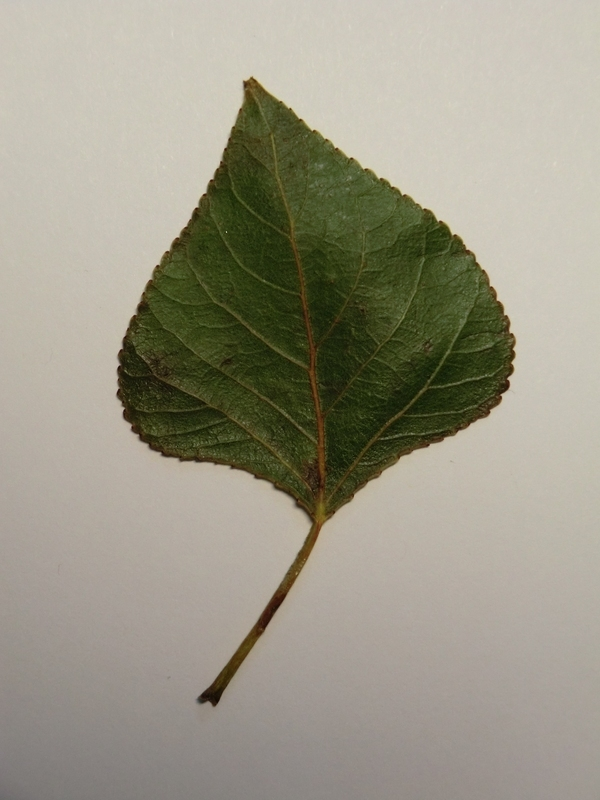
#> input picture Domasni/DomasnaRabota3/database/11269.jpg, 600 x 800 px
$ python DomasnaRabota3.23.py
#> lines starting #> are read from the running program, lines starting #| are printed output that depends on the picture; after the words box and inside, x2 and y2 are one past the last pixel; in counts of white or black regions, pixels touching at a corner belong together
import cv2
import numpy as np

img = cv2.imread('database/11269.jpg')
#> img is the input picture: shape (800, 600, 3); mean B, G, R 134.7, 151.2, 154.9
cv2.imshow('Original Image', img)
gray = cv2.cvtColor(img, cv2.COLOR_BGR2GRAY)
ret, thresh = cv2.threshold(gray, 0, 255, cv2.THRESH_BINARY_INV + cv2.THRESH_OTSU)
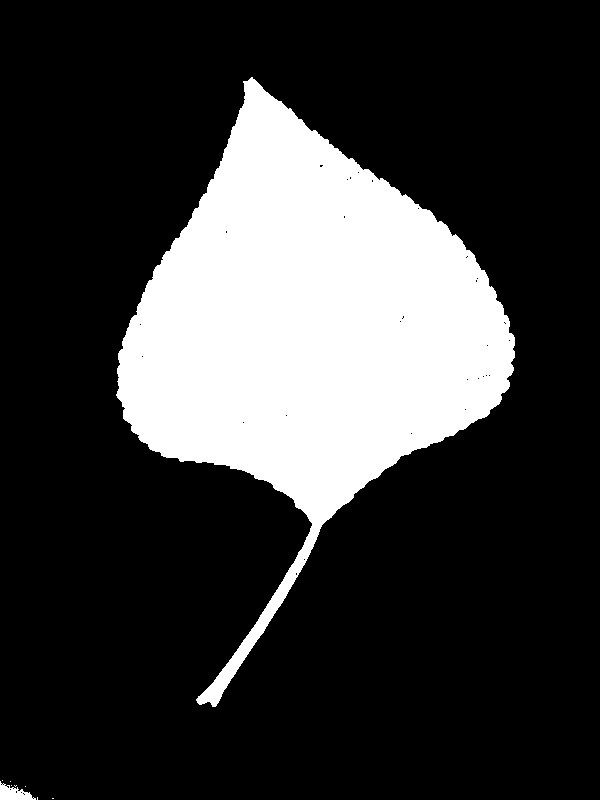
#> thresh: shape (800, 600); 22.5% white; 9 white regions (7 under 20 px), largest, box (x1, y1, x2, y2) and area: (116, 77, 515, 707) 107485, (0, 781, 36, 800) 371
#> ret = 117
kernel = np.ones((3, 3), np.uint8)
opening = cv2.morphologyEx(thresh, cv2.MORPH_OPEN, kernel, iterations=2)
#> opening: shape (800, 600); 22.4% white; 2 white regions, box (x1, y1, x2, y2) and area: (117, 79, 515, 706) 107361, (0, 785, 32, 800) 311
sure_bg = cv2.dilate(opening, kernel, iterations=3)
#> sure_bg: shape (800, 600); 23.9% white; 2 white regions, box (x1, y1, x2, y2) and area: (114, 76, 518, 709) 114354, (0, 782, 35, 800) 465
dist_transform = cv2.distanceTransform(opening, cv2.DIST_L2, 5)
ret, sure_fg = cv2.threshold(dist_transform, 0.7 * dist_transform.max(), 255, 0)
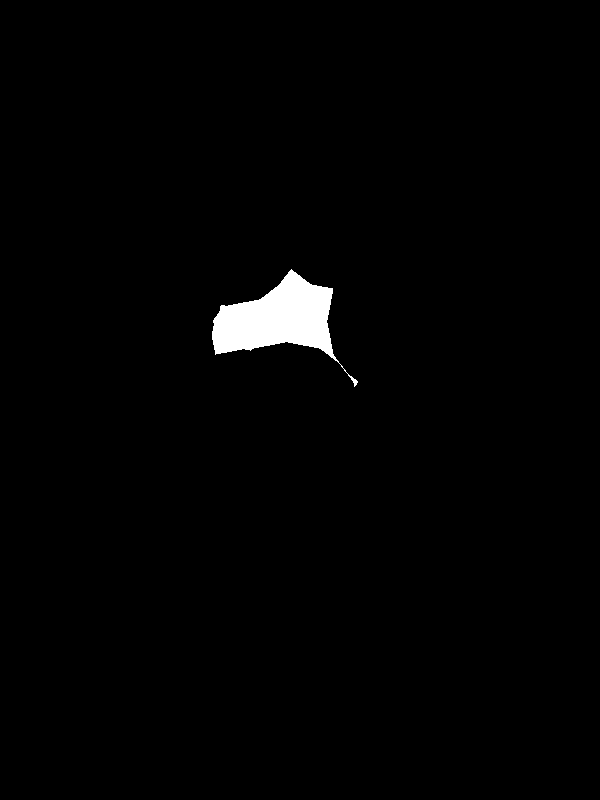
#> sure_fg: shape (800, 600) float32; 1.4% white; 1 white region, box (x1, y1, x2, y2) and area: (212, 269, 358, 387) 6669
#> ret = 73.34
sure_fg = np.uint8(sure_fg)
unknown = cv2.subtract(sure_bg, sure_fg)
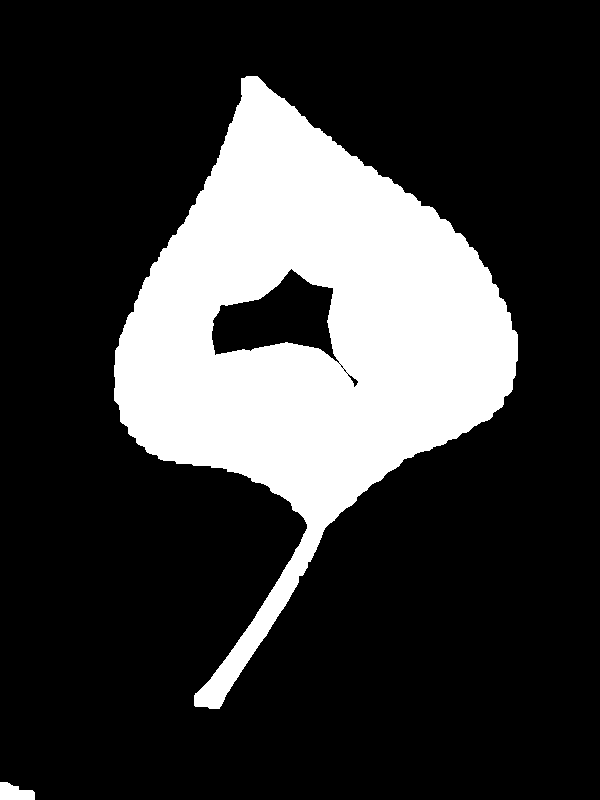
#> unknown: shape (800, 600); 22.5% white; 2 white regions, box (x1, y1, x2, y2) and area: (114, 76, 518, 709) 107685, (0, 782, 35, 800) 465
ret, markers = cv2.connectedComponents(sure_fg)
#> ret = 2
markers = markers + 1
markers[unknown == 255] = 0
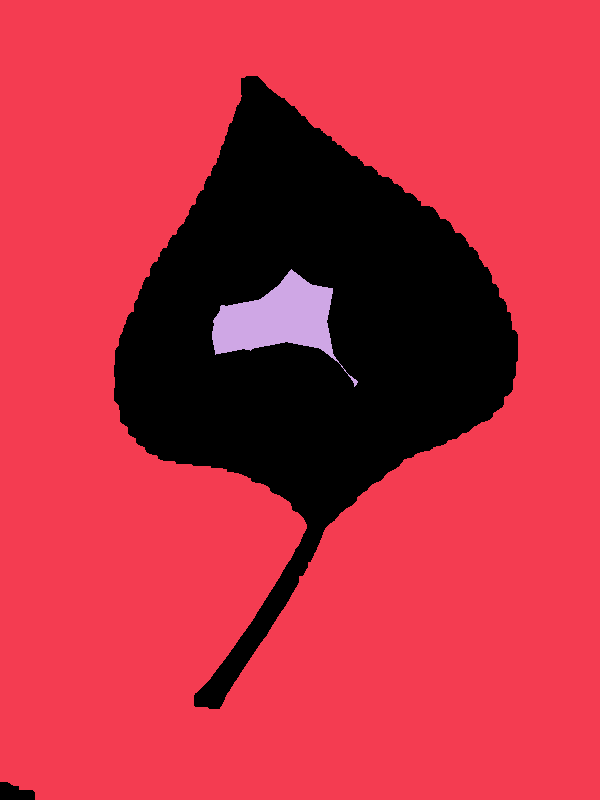
#> markers: shape (800, 600) int32; 3 distinct labels, from 0 to 2; one colour per label, 0 black
markers = cv2.watershed(img, markers)
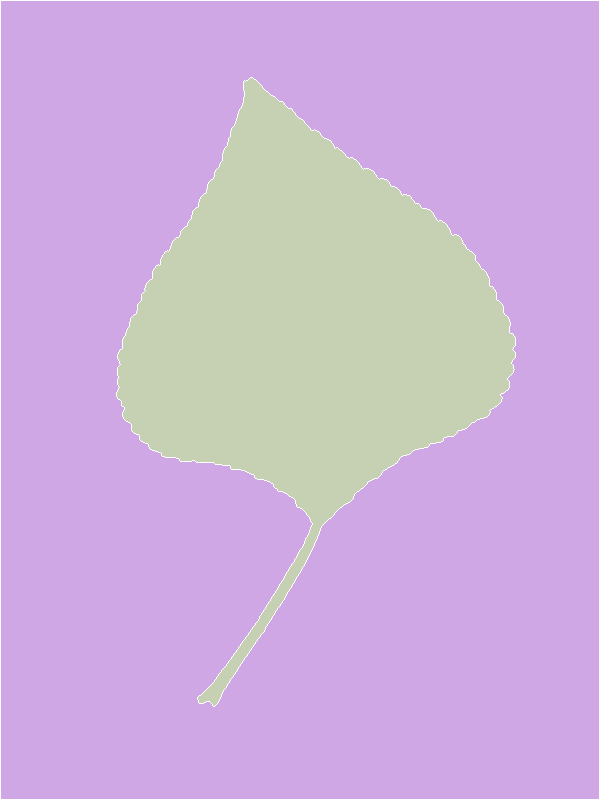
#> markers: shape (800, 600) int32; 3 distinct labels, from -1 to 2; one colour per label, 0 black, -1 white
segmented_img = np.zeros_like(gray)
segmented_img[markers != 1] = 255
processed_img = cv2.medianBlur(segmented_img, 5)
contours, _ = cv2.findContours(processed_img, cv2.RETR_EXTERNAL, cv2.CHAIN_APPROX_SIMPLE)
img_contours = img.copy()
cv2.drawContours(img_contours, contours, -1, (0, 255, 0), 2)
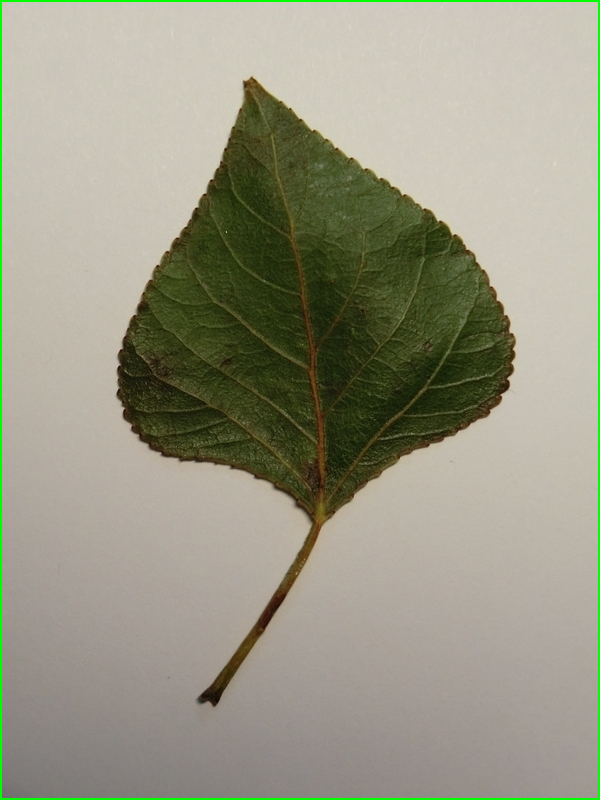
#> img_contours: shape (800, 600, 3); 1.16% of pixels changed, all inside (x1, y1, x2, y2) = (0, 0, 600, 800)
cv2.imshow('Segmented Image', segmented_img)
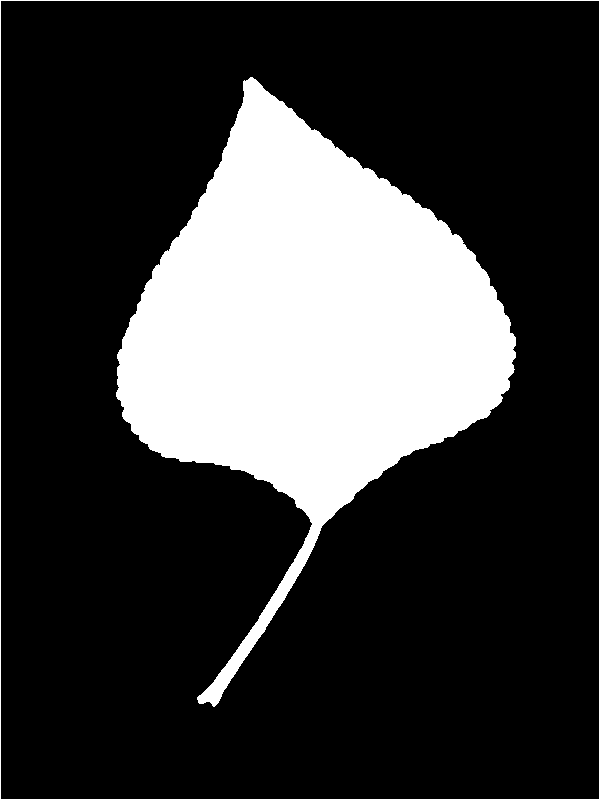
#> window 'Segmented Image': shape (800, 600); 23.2% white; 2 white regions, box (x1, y1, x2, y2) and area: (116, 77, 516, 707) 108385, (0, 0, 600, 800) 2796
cv2.imshow('Processed Image', processed_img)
cv2.imshow('Image with Contours', img_contours)
cv2.waitKey(0)
cv2.destroyAllWindows()

$ run again, with Domasni/DomasnaRabota3/database/1.jpg copied over Domasni/DomasnaRabota3/database/11269.jpg
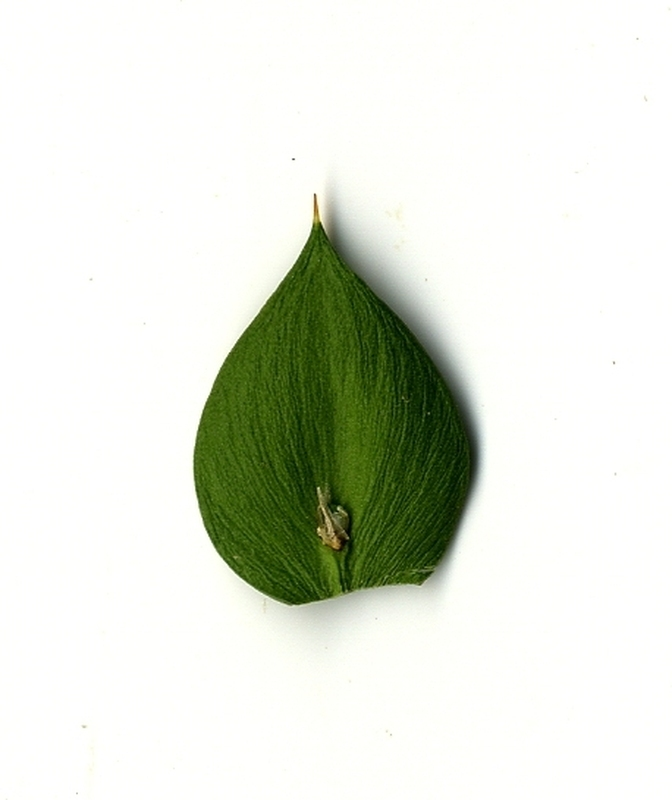
#> input picture Domasni/DomasnaRabota3/database/1.jpg, 672 x 800 px
#> img is the input picture: shape (800, 672, 3); mean B, G, R 218, 228.9, 224.7
#> `ret, thresh = cv2.threshold(gray, 0, 255, cv2.THRESH_BINARY_INV + cv2...`:
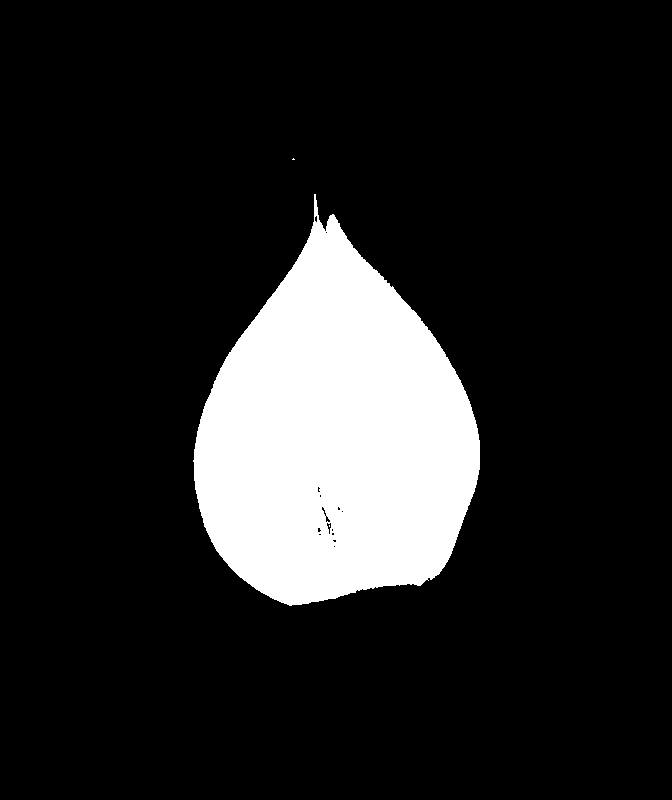
#> thresh: shape (800, 672); 14.2% white; 3 white regions (2 under 20 px), largest, box (x1, y1, x2, y2) and area: (193, 194, 480, 606) 76233
#> `ret, thresh = cv2.threshold(gray, 0, 255, cv2.THRESH_BINARY_INV + cv2...`: ret = 158
#> opening: shape (800, 672); 14.2% white; 1 white region, box (x1, y1, x2, y2) and area: (194, 215, 480, 605) 76080
#> sure_bg: shape (800, 672); 14.9% white; 1 white region, box (x1, y1, x2, y2) and area: (191, 212, 483, 608) 80328
#> `ret, sure_fg = cv2.threshold(dist_transform, 0.7 * dist_transform.max(..`: ret = 74.02
#> unknown: shape (800, 672); 13.7% white; 1 white region, box (x1, y1, x2, y2) and area: (191, 212, 483, 608) 73869
#> `ret, markers = cv2.connectedComponents(sure_fg)`: ret = 2
#> img_contours: shape (800, 672, 3); 1.09% of pixels changed, all inside (x1, y1, x2, y2) = (0, 0, 672, 800)
#> `cv2.imshow('Segmented Image', segmented_img)`:
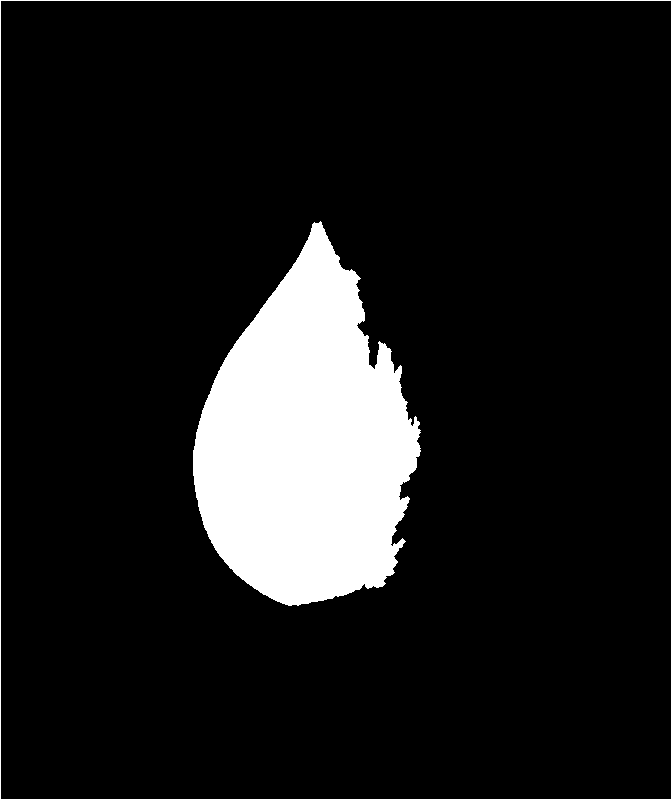
#> window 'Segmented Image': shape (800, 672); 11.2% white; 2 white regions, box (x1, y1, x2, y2) and area: (193, 221, 421, 606) 57082, (0, 0, 672, 800) 2940

$ run again, with Domasni/DomasnaRabota3/database/10000.jpg copied over Domasni/DomasnaRabota3/database/11269.jpg
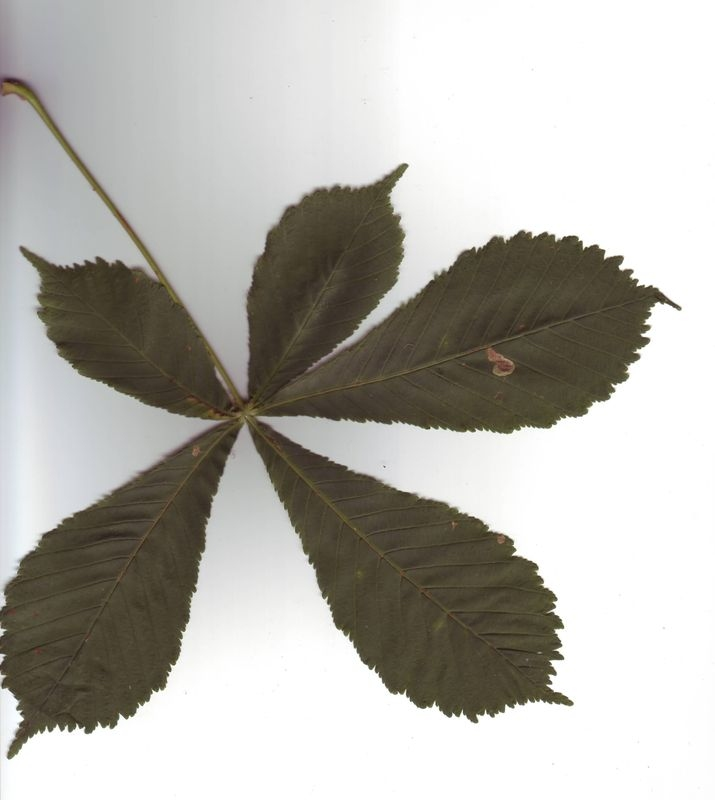
#> input picture Domasni/DomasnaRabota3/database/10000.jpg, 715 x 800 px
#> img is the input picture: shape (800, 715, 3); mean B, G, R 173.9, 179.8, 181.8
#> `ret, thresh = cv2.threshold(gray, 0, 255, cv2.THRESH_BINARY_INV + cv2...`:
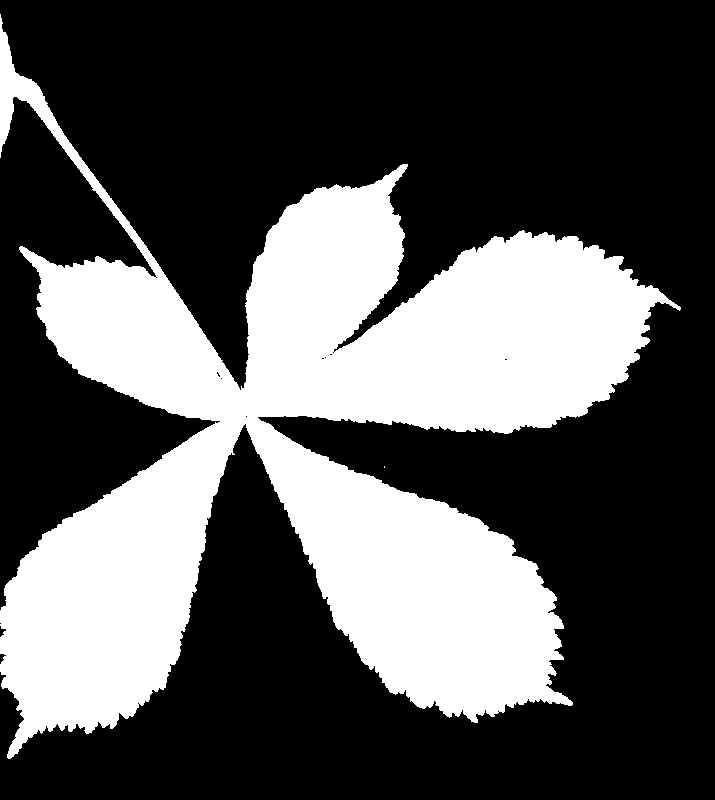
#> thresh: shape (800, 715); 33% white; 2 white regions (1 under 20 px), largest, box (x1, y1, x2, y2) and area: (0, 14, 681, 759) 188747
#> `ret, thresh = cv2.threshold(gray, 0, 255, cv2.THRESH_BINARY_INV + cv2...`: ret = 151
#> opening: shape (800, 715); 32.9% white; 1 white region, box (x1, y1, x2, y2) and area: (0, 29, 668, 757) 188005
#> sure_bg: shape (800, 715); 36% white; 1 white region, box (x1, y1, x2, y2) and area: (0, 26, 671, 760) 205812
#> `ret, sure_fg = cv2.threshold(dist_transform, 0.7 * dist_transform.max(..`: ret = 62
#> unknown: shape (800, 715); 34% white; 1 white region, box (x1, y1, x2, y2) and area: (0, 26, 671, 760) 194580
#> `ret, markers = cv2.connectedComponents(sure_fg)`: ret = 6
#> img_contours: shape (800, 715, 3); 1.06% of pixels changed, all inside (x1, y1, x2, y2) = (0, 0, 715, 800)
#> `cv2.imshow('Processed Image', processed_img)`:
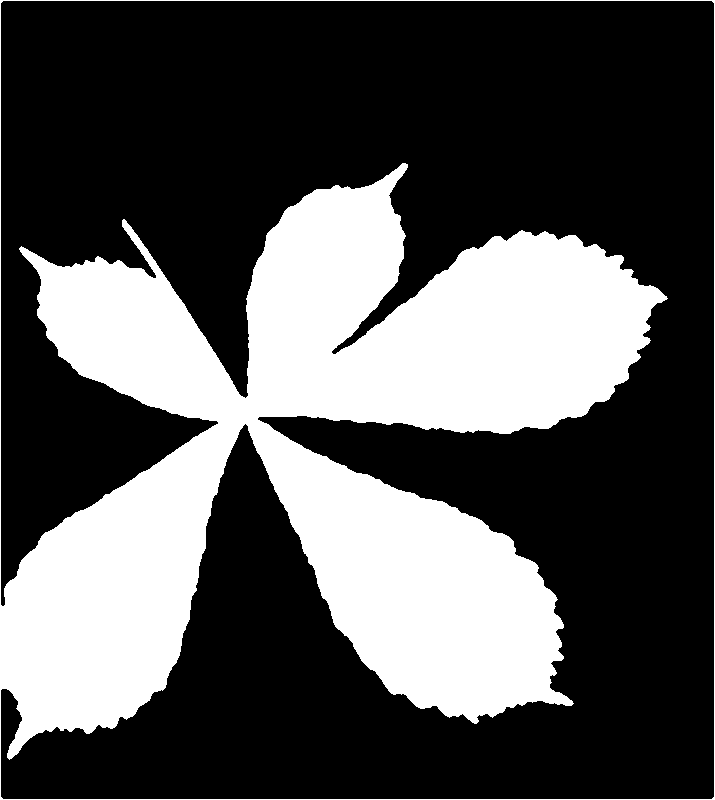
#> window 'Processed Image': shape (800, 715); 33% white; 1 white region, box (x1, y1, x2, y2) and area: (0, 0, 715, 800) 188775

$ run again, with Domasni/DomasnaRabota3/database/10001.jpg copied over Domasni/DomasnaRabota3/database/11269.jpg
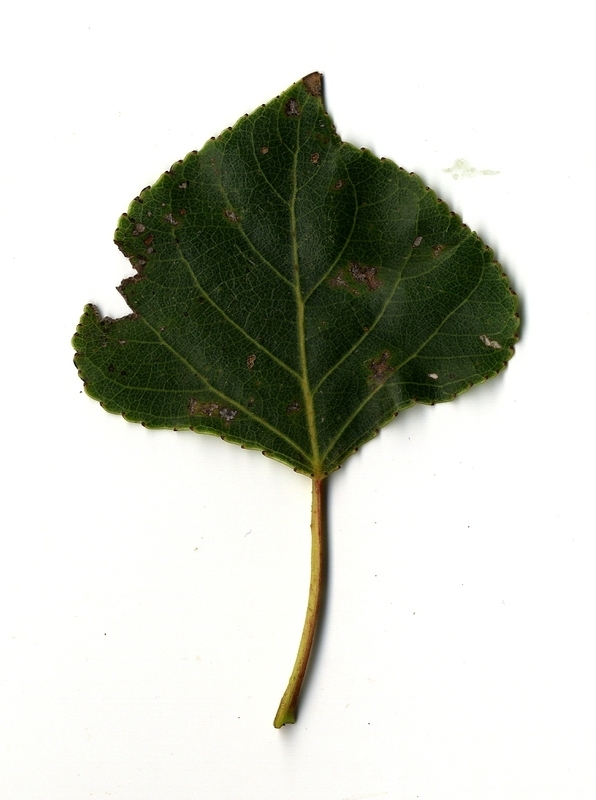
#> input picture Domasni/DomasnaRabota3/database/10001.jpg, 596 x 800 px
#> img is the input picture: shape (800, 596, 3); mean B, G, R 195.5, 204.3, 201.6
#> thresh: shape (800, 596); 24.1% white; 18 white regions (17 under 20 px), largest, box (x1, y1, x2, y2) and area: (72, 71, 525, 729) 114669
#> `ret, thresh = cv2.threshold(gray, 0, 255, cv2.THRESH_BINARY_INV + cv2...`: ret = 148
#> opening: shape (800, 596); 24% white; 1 white region, box (x1, y1, x2, y2) and area: (72, 72, 525, 728) 114309
#> sure_bg: shape (800, 596); 25.5% white; 1 white region, box (x1, y1, x2, y2) and area: (69, 69, 528, 731) 121671
#> `ret, sure_fg = cv2.threshold(dist_transform, 0.7 * dist_transform.max(..`: ret = 110.7
#> unknown: shape (800, 596); 23.6% white; 1 white region, box (x1, y1, x2, y2) and area: (69, 69, 528, 731) 112330
#> `ret, markers = cv2.connectedComponents(sure_fg)`: ret = 2
#> img_contours: shape (800, 596, 3); 1.17% of pixels changed, all inside (x1, y1, x2, y2) = (0, 0, 596, 800)
#> `cv2.imshow('Segmented Image', segmented_img)`:
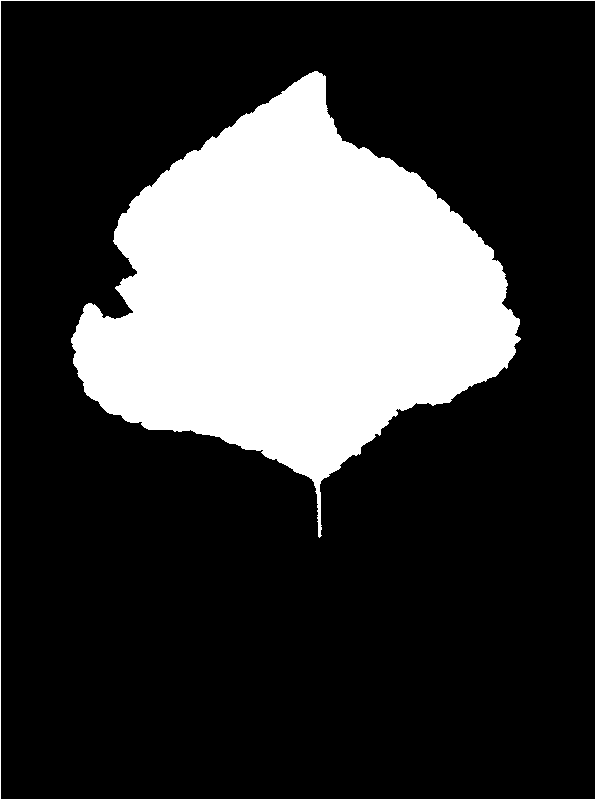
#> window 'Segmented Image': shape (800, 596); 23.7% white; 2 white regions, box (x1, y1, x2, y2) and area: (71, 71, 521, 538) 110312, (0, 0, 596, 800) 2788
